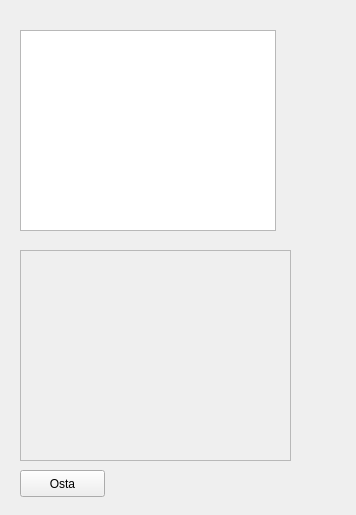
<?xml version="1.0" encoding="UTF-8"?>
<ui version="4.0">
 <class>kiltahuone</class>
 <widget class="QWidget" name="kiltahuone">
  <property name="geometry">
   <rect>
    <x>0</x>
    <y>0</y>
    <width>356</width>
    <height>515</height>
   </rect>
  </property>
  <property name="windowTitle">
   <string>Form</string>
  </property>
  <widget class="QPushButton" name="osta">
   <property name="geometry">
    <rect>
     <x>20</x>
     <y>470</y>
     <width>85</width>
     <height>27</height>
    </rect>
   </property>
   <property name="text">
    <string>Osta</string>
   </property>
  </widget>
  <widget class="QListView" name="listView">
   <property name="geometry">
    <rect>
     <x>20</x>
     <y>30</y>
     <width>256</width>
     <height>201</height>
    </rect>
   </property>
  </widget>
  <widget class="QFrame" name="selectionWidget">
   <property name="geometry">
    <rect>
     <x>20</x>
     <y>250</y>
     <width>271</width>
     <height>211</height>
    </rect>
   </property>
   <property name="frameShape">
    <enum>QFrame::StyledPanel</enum>
   </property>
   <property name="frameShadow">
    <enum>QFrame::Raised</enum>
   </property>
  </widget>
 </widget>
 <resources/>
 <connections/>
</ui>
